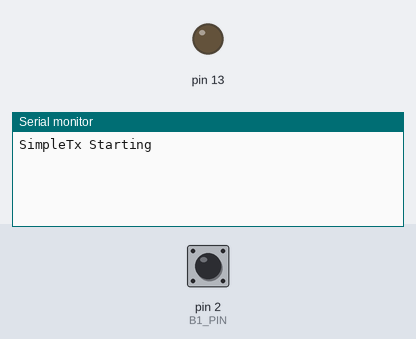
This sketch was run on a simulated Arduino Uno, built with avr-gcc and run on an emulated ATmega328P. Parts: output pins drawn as LEDs (lit = HIGH), the last lines printed to the serial monitor. The inputs (shaded band) are chosen by the test bench; at power-on: pin 2 (B1_PIN) HIGH. No radio packets arrive unless stated.

Above: at 1.2 s.
1.3 s: pin 2 (B1_PIN) pulled LOW for 0.15 s
At 2.1 s:
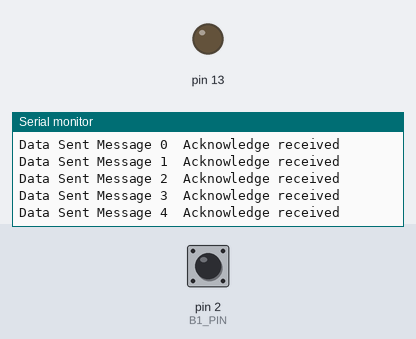
2.9 s: pin 2 (B1_PIN) driven LOW
At 2.97 s:
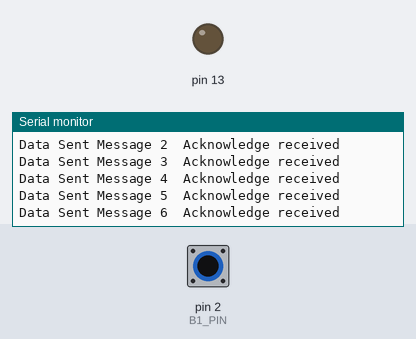
5.9 s: pin 2 (B1_PIN) pulsed HIGH 2 times (0.12 s each, 0.3 s apart)
Timing chart, 0 to 8.9 s (numbered marks = the images above; inputs shaded):
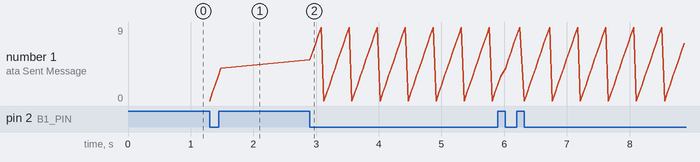

Measured:
- after the input at 1.3 s, the serial monitor: prints a new line at once (image 1)
- after the input at 2.9 s, the serial monitor: prints a new line at once (image 2)

The sketch:

radio_test_remote.ino
```cpp
// SimpleTx - the master or the transmitter

#include <SPI.h>
#include <nRF24L01.h>
#include <RF24.h>


#define CE_PIN    9
#define CSN_PIN   10
#define B1_PIN    2

const byte slaveAddress[5] = {'R','x','A','A','A'};

RF24 radio(CE_PIN, CSN_PIN); // Create a Radio

char dataToSend[10] = "Message 0";
char txNum = '0';


unsigned long currentMillis;
unsigned long prevMillis;
unsigned long txIntervalMillis = 100; // send once per second


void setup() {

    pinMode(B1_PIN, INPUT_PULLUP);
    pinMode(13, OUTPUT);

    Serial.begin(9600);
    Serial.println("SimpleTx Starting");

    radio.begin();
    radio.setDataRate( RF24_250KBPS );
    radio.setRetries(3,5); // delay, count
    radio.openWritingPipe(slaveAddress);
}

//====================

void loop() {
  if (digitalRead(B1_PIN) == LOW) {
    send();
  }
  /*
    currentMillis = millis();
    if (currentMillis - prevMillis >= txIntervalMillis) {
        send();
        prevMillis = millis();
    }
   */
}

//====================

void send() {

    bool rslt;
    rslt = radio.write( &dataToSend, sizeof(dataToSend) );
        // Always use sizeof() as it gives the size as the number of bytes.
        // For example if dataToSend was an int sizeof() would correctly return 2

    Serial.print("Data Sent ");
    Serial.print(dataToSend);
    if (rslt) {
        Serial.println("  Acknowledge received");
        updateMessage();
    }
    else {
        Serial.println("  Tx failed");
    }
}

//================

void updateMessage() {
        // so you can see that new data is being sent
    txNum += 1;
    if (txNum > '9') {
        txNum = '0';
    }
    dataToSend[8] = txNum;
}
```
